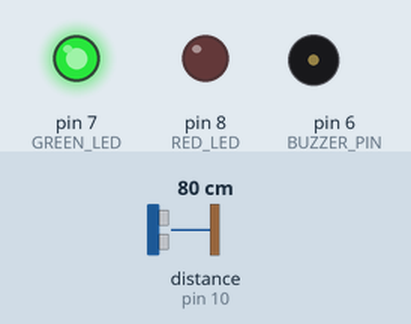
This sketch was run on a simulated Arduino Uno, built with avr-gcc and run on an emulated ATmega328P. Parts: output pins drawn as LEDs (lit = HIGH), buzzer (waves = sounding). Wiring (from diagram.json): ultrasonic range finder: trigger pin 9; echo pin 10. The inputs (shaded band) are chosen by the test bench; at power-on: distance to the obstacle (sensor on pin 10) 80 cm. The echo pulse lasts 58.3 µs per cm; pins used as bus, display or sensor lines are not drawn.

Above: at 1.2 s.
1.3 s: distance to the obstacle (sensor on pin 10) set to 33 cm
2.8 s: distance to the obstacle (sensor on pin 10) set to 27 cm
At 3.2 s:
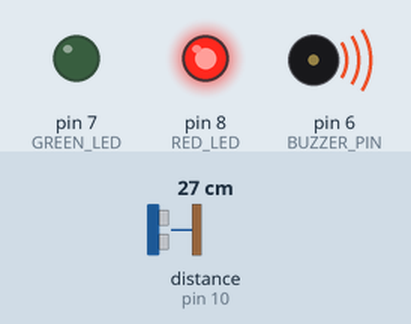
4.3 s: distance to the obstacle (sensor on pin 10) set to 35 cm
At 5.1 s:
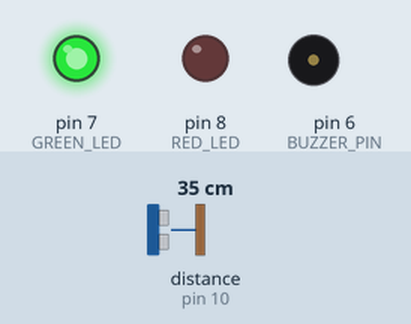
5.9 s: distance to the obstacle (sensor on pin 10) set to 2 cm
At 7.0 s:
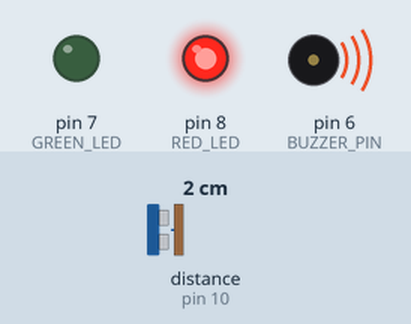
Timing chart, 0 to 8.5 s (numbered marks = the images above; inputs shaded):
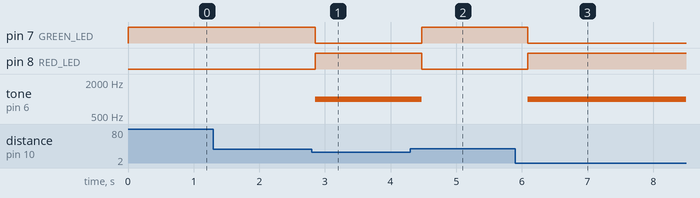

Measured:
- the behaviour switches between 31 and 30 cm on distance to the obstacle (sensor on pin 10) (found by bisection; images 0 and 1)
- after the input at 1.3 s, every drawn part: stays the same
- after the input at 2.8 s, pin 7 (GREEN_LED): HIGH → LOW after 0.06 s; pin 8 (RED_LED): LOW → HIGH after 0.06 s; tone on pin 6 (BUZZER_PIN): silent → 1000 Hz after 0.06 s
- after the input at 4.3 s, pin 7 (GREEN_LED): LOW → HIGH after 0.17 s; pin 8 (RED_LED): HIGH → LOW after 0.17 s; tone on pin 6 (BUZZER_PIN): 1000 Hz → silent after 0.17 s
- after the input at 5.9 s, pin 7 (GREEN_LED): HIGH → LOW after 0.19 s; pin 8 (RED_LED): LOW → HIGH after 0.19 s; tone on pin 6 (BUZZER_PIN): silent → 1000 Hz after 0.19 s

The sketch:

sketch.ino
```cpp
#define TRIG_PIN 9
#define ECHO_PIN 10
#define BUZZER_PIN 6
#define GREEN_LED 7
#define RED_LED 8

long readDistanceCM() {
  digitalWrite(TRIG_PIN, LOW);
  delayMicroseconds(2);
  digitalWrite(TRIG_PIN, HIGH);
  delayMicroseconds(10);
  digitalWrite(TRIG_PIN, LOW);

  long duration = pulseIn(ECHO_PIN, HIGH);
  return duration * 0.034 / 2; // convert to cm
}

void setup() {
  pinMode(TRIG_PIN, OUTPUT);
  pinMode(ECHO_PIN, INPUT);
  pinMode(BUZZER_PIN, OUTPUT);
  pinMode(GREEN_LED, OUTPUT);
  pinMode(RED_LED, OUTPUT);
}

void loop() {
  long distance = readDistanceCM();

  if (distance < 30) { // Door open
    digitalWrite(RED_LED, HIGH);
    digitalWrite(GREEN_LED, LOW);
    tone(BUZZER_PIN, 1000); // alarm sound
  } else { // Door closed
    digitalWrite(GREEN_LED, HIGH);
    digitalWrite(RED_LED, LOW);
    noTone(BUZZER_PIN); // silence
  }

  delay(200); // smooth updates
}
```
